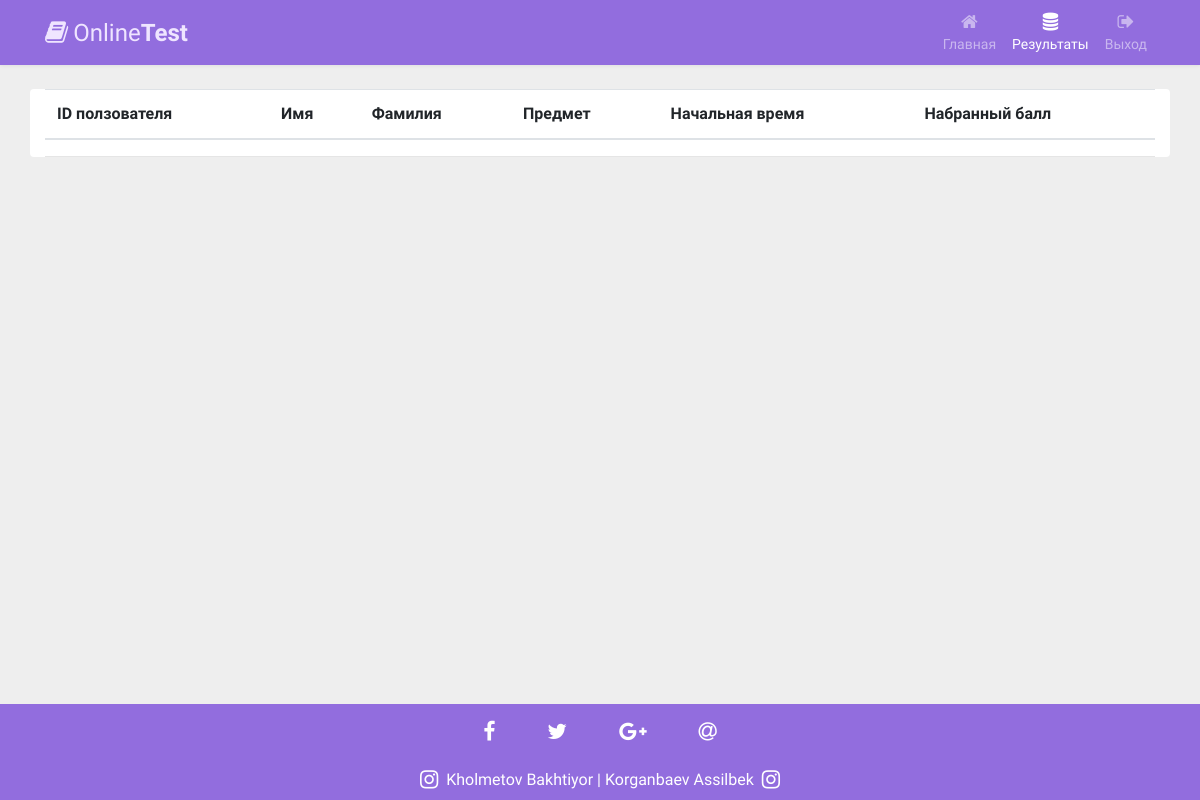
Page /results (signed in) on the earlier database version.
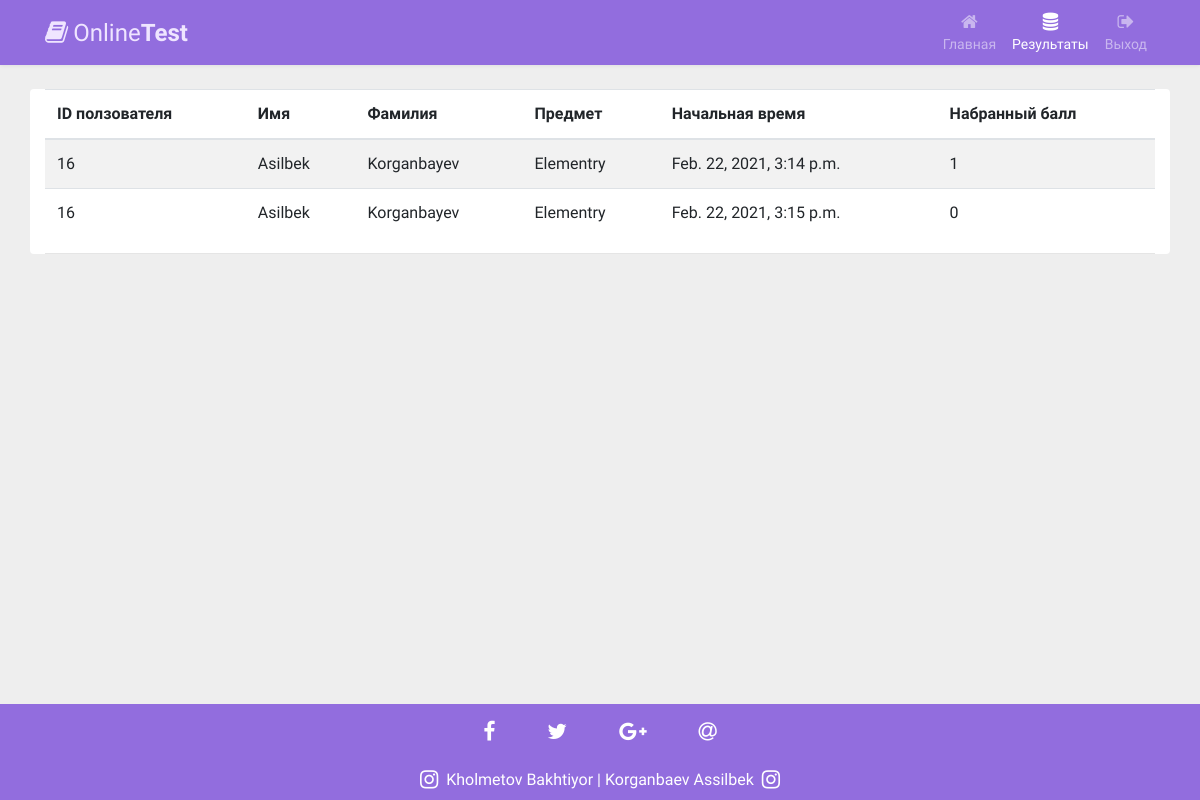
Same page on the later database version.
### main/models.py (models this page shows, shortened)
class UserTestItem(models.Model):
    title = models.CharField(max_length=200, blank=True)
    test = models.ForeignKey(Test, on_delete=models.CASCADE, default="")
    user = models.ForeignKey(User, on_delete=models.CASCADE, default="")
    start_date = models.DateTimeField()
    stop_date = models.DateTimeField()
    ball = models.IntegerField(default=0)
    count_question = models.IntegerField(default=0)
    true_question = models.ImageField(default=0)

class User(models.Model):
    first_name = models.CharField(max_length=300)
    last_name = models.CharField(max_length=300)
    clas = models.ForeignKey(Class, on_delete=models.CASCADE)
    ball = models.IntegerField(default=0)
    rating = models.IntegerField(default=0)

class Test(models.Model):
    title = models.CharField(max_length=300, blank=True, default="")
    subject = models.ForeignKey(Subject, on_delete=models.CASCADE)
    clas = models.ForeignKey(Class, on_delete=models.CASCADE)
    start_time = models.DateTimeField()
    stop_time = models.DateTimeField()
    limit = models.IntegerField(default=40)
    description = models.TextField()

### main/views.py (the view)
# urls.py: path('results', resultsHandler),
def resultsHandler(request):
    if not request.user.is_authenticated:
        tests = []
        current_user = request.session.get('user_id', None)
        if current_user:
            current_user = User.objects.get(id=int(current_user))
            if current_user:
                tests = UserTestItem.objects.filter(user__id=int(current_user.id))
    else:
        tests = UserTestItem.objects.all()
    return render(request, 'results.html', {'tests': tests})

### templates/results.html (shortened to what this page needs)
<!DOCTYPE html>
<html lang="en">
<head>
<link rel="stylesheet" href="https://stackpath.bootstrapcdn.com/bootstrap/4.5.0/css/bootstrap.min.css">
<link rel="stylesheet" href="https://maxcdn.bootstrapcdn.com/font-awesome/4.7.0/css/font-awesome.min.css">
</head>
<body>
<nav class="navbar navbar-expand-xl navbar-dark bg-dark">
  <div class="container">
    <a href="#" class="navbar-brand"><i class="fa fa-book" ></i>Online<b>Test</b></a>
    <div id="navbarCollapse" class="collapse navbar-collapse justify-content-start">
      <div class="navbar-nav ml-auto ">
        <a href="/" class="nav-item nav-link "><i class="fa fa-home"></i><span>Главная</span></a>
        <a href="/results" class="nav-item nav-link active"><i class="fa fa-database"></i><span>Результаты</span></a>
        <a href="/davay" class="nav-item nav-link"><i class="fa fa-sign-out"></i><span>Выход</span></a>
      </div>
    </div>
  </div>
</nav>
<div class="container rounded mt-4 bg-white" >
    <div class="bs-example">
        <table class="table table-striped">
            <thead>
                <tr>
                    <th>ID ползователя</th>
                    <th>Имя</th>
                    <th>Фамилия</th>
                    <th>Предмет</th>
                    <th>Начальная время</th>
                    <th>Набранный балл</th>
                </tr>
            </thead>
            <tbody>
            {% for tt in tests %}
                <tr>
                    <td>{{ tt.user.id }}</td>
                    <td>{{ tt.user.first_name }}</td>
                    <td>{{ tt.user.last_name }}</td>
                    <td>{{ tt.test.title }}</td>
                    <td>{{ tt.start_date }}</td>
                    <td>{{ tt.ball }}</td>
                </tr>
            {% endfor %}
            </tbody>
        </table>
        <hr class="hr-2">
    </div>
</div>
<footer class="page-footer font-small w-100" style="position:fixed; bottom:0;background:#926dde;">
  <div class="container" >
      <div class="col-md-12 ">
        <div class=" text-center py-3 text-white">
          <a ><i class="fa fa-facebook-f fa-lg mr-md-5 mr-3"> </i></a>
          <a ><i class="fa fa-twitter fa-lg mr-md-5 mr-3"> </i></a>
          <a ><i class="fa fa-google-plus fa-lg mr-md-5 mr-3"> </i></a>
          <a><i class="fa fa-at fa-lg"> </i></a>
        </div>
      </div>
  </div>
<div class="footer-copyright text-center py-2 text-white">
  <a><i class="fa fa-instagram fa-lg mr-md-2"></i></a><a class="text-white" href="https://www.instagram.com/bahtiyor_holmetov/">Kholmetov Bakhtiyor </a>|<a class="text-white" href="https://www.instagram.com/assilbek__/"> Korganbaev Assilbek</a><a><i class="fa fa-instagram fa-lg ml-md-2 "> </i></a>
</div>
</footer>
</body>
</html>

Differences in the rows shown:
added UserTestItem: user.id "16", user.first_name "Asilbek", user.last_name "Korganbayev", test "Elementry", start_date "Feb. 22, 2021, 3:14 p.m.", ball "1"
added UserTestItem: user.id "16", user.first_name "Asilbek", user.last_name "Korganbayev", test "Elementry", start_date "Feb. 22, 2021, 3:15 p.m.", ball "0"
